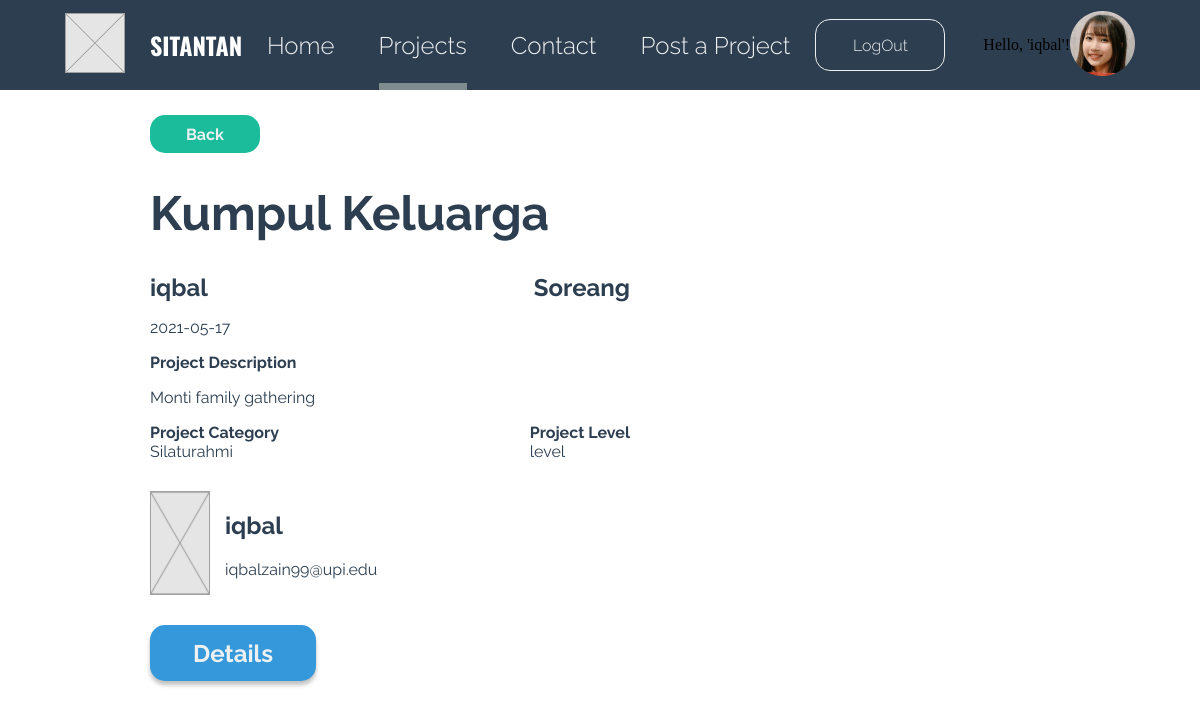
The app's page /projectdetail.php?id_project=3 (signed in) with its own data.
### tables this page shows
CREATE TABLE `tb_project` (
  `id_project` int(11) NOT NULL,
  `id_owner` int(11) NOT NULL,
  `status` int(2) NOT NULL,
  `end_date` date DEFAULT NULL,
  `title` varchar(50) NOT NULL,
  `location` varchar(50) NOT NULL,
  `category` varchar(20) NOT NULL,
  `date_project` date NOT NULL,
  `description` varchar(256) NOT NULL
);

CREATE TABLE `tb_user` (
  `id` int(11) NOT NULL,
  `email` varchar(25) NOT NULL,
  `username` varchar(50) NOT NULL,
  `password` varchar(50) NOT NULL
);

### conf.php (called while the page is built)
<?php
$db_host = "localhost";
$db_user = "root";
$db_password = "";
$db_name = "db_tubes_rpl";
 ?>

### includes/DB.class.php (called while the page is built, shortened)
<?php
class DB{
	var $db_host = '';
	var $db_user = '';
	var $db_password = '';
	var $db_name = '';
	var $db_link = '';
	var $result = 0;
	function DB($db_host='', $db_user='', $db_password='', $db_name=''){
		$this->db_host = $db_host;
		$this->db_user = $db_user;
		$this->db_password = $db_password;
		$this->db_name = $db_name;
	}
	function open(){
		$this->db_link = mysqli_connect($this->db_host, $this->db_user, $this->db_password, $this->db_name);
	}
	function execute($query=""){
		$this->result = mysqli_query($this->db_link, $query);
		return $this->result;
	}
	function getResult(){
		return mysqli_fetch_array($this->result);
	}
}
 ?>

### includes/Task.class.php (called while the page is built, shortened)
<?php
class Task extends DB{
	function getProjectByID($id){
		$query = "SELECT * FROM tb_project WHERE id_project = $id";
		return $this->execute($query);
	}
	function getUserByID($id){
		$query = "SELECT * FROM tb_user WHERE id = $id";
		return $this->execute($query);
	}
}
?>

### projectdetail.php (the view, shortened to what this page needs)
<?php
include("conf.php");
include("includes/DB.class.php");
include("includes/Task.class.php");
$otask = new Task($db_host, $db_user, $db_password, $db_name);
$otask->open();
if(isset($_GET['id_project'])){
	$projectId = $_GET['id_project'];
    $otask->getProjectByID($projectId);
}else{
    header("location:projects.php");
}
$data = null;
$dataAdmin = null;
list($id_project, $id_owner, $status, $end_date, $title, $location, $category, $date_project, $desc) = $otask->getResult();
$otask->getUserByID($id_owner);
list($userId, $email, $username, $password) = $otask->getResult();
$data .= "<div class='prj-details'>".
    "<h1 style='font-size: 48px; '>".$title."</h1>".
    "<div class='align'>".
        "<h3 style='font-size: 24px;'>".$username."</h3>".
        "<h3 style='font-size: 24px;'>".$location."</h3>".
    "</div>".
    "<p>".$date_project."</p>".
    "<p style='font-weight: bold;'>Project Description</p>".
    "<p style='text-align: justify;'>".$desc."</p>".
    "<div class='align'>".
        "<div class='prj-cat'>".
            "<p style='font-weight: bold;'>Project Category</p>".
            "<p>".$category."</p>".
        "</div>".
        "<div class='prj-lvl'>".
            "<p style='font-weight: bold;'>Project Level</p>".
            "<p>level</p>".
        "</div>".
    "</div>".
"</div>";
$dataAdmin .= "<div class='admin-details'>".
    "<img src='img/header/Rectangle.png' alt=''>".
    "<div class='admin-name'>".
        "<h2>".$username."</h2>".
        "<p>".$email."</p>".
    "</div>".
"</div>";
if(isset($_GET['id_project'])){
    $applicant = $otask->getUserIdByUsername($_SESSION['username']);
    $owner = $otask->getUserIdByProjectId($_GET['id_project']);
    if($applicant === $owner){
        $apply ="<a href='applicantDetails.php?id_project=".$projectId. "'>".
            "<p>Details</p>".
        "</a>";
    }
}
if(isset($_SESSION['username'])){
    $nama = $_SESSION['username'];
    $profilDefault = "<div class='btn-profile'>
    <a href='logout.php'>LogOut</a>
    </div>
    <p>Hello, '$nama'!</p>
    <div class='profile-container'>
        <a href='editprofile.php'><img src='img/header/rira.png'></a>
    </div>";
}

### skin/style-prjdetails.css (style rules this page uses)
body { margin: 0 auto; box-sizing: border-box; }
.header { height: 90px; background-color: #2C3E50; }
.header-container { margin-right: 65px; margin-left: 65px; display: flex; justify-content: space-between; }
.nav { height: 90px; display: flex; align-items: center; }
.nav-container { display: flex; justify-content: center; height: 90px; }
.nav-btn { margin-right: 22px; margin-left: 22px; display: flex; align-items: center; }
.nav-btn a { text-decoration: none; color: #ECF0F1; font-size: 24px; font-family: Raleway; font-weight: 300; }
.nav-btn[target] { border-bottom: 7px solid #7F8C8D; padding-top: 7px; }
.profile { display: flex; align-items: center; }
.profile-container { display: flex; }
.btn-profile, .btn-profile2 { width: 128px; height: 50px; display: flex; align-items: center; justify-content: center; border-radius: 15px; }
.btn-profile { border: 1px solid #ECF0F1; margin-right: 38px; }
.btn-profile2 a, .btn-profile a { color: #ECF0F1; font-size: 16px; text-decoration: none; font-weight: 300; font-family: Raleway; }
.logo { display: flex; align-items: center; }
.logo-container { display: flex; align-items: center; }
.logo-name p { color: white; font-weight: bold; font-size: 24px; font-family: Oswald; }
.logo-name { margin-left: 25px; }
.main-container { margin-left: 150px; margin-right: 150px; display: flex; flex-direction: column; color: #2C3E50; width: 100%; height: 100%; margin-top: 50px; }
.main { display: flex; align-items: center; height: calc(100vh - 90px); }
.back-btn { width: 110px; height: 38px; background: #1ABC9C; border-radius: 15px; display: flex; align-items: center; justify-content: center; }
.back-btn a { font-family: Raleway; font-style: normal; font-weight: bold; font-size: 16px; line-height: 19px; text-align: justify; text-decoration: none; color: #ECF0F1; }
.align { display: flex; align-items: center; justify-content: space-between; }
.align h3, .align p { margin: 0; }
.prj-details { max-width: 40vw; font-family: Raleway; }
.admin-details { font-family: Raleway; display: flex; margin-top: 30px; font-family: Raleway; }
.admin-details img { margin-right: 15px; }
.apply-btn { width: 166px; height: 56px; margin-top: 30px; background: #3498DB; box-shadow: 0px 4px 4px rgba(0, 0, 0, 0.25); border-radius: 15px; display: flex; align-items: center; justify-content: center; }
.apply-btn a { text-decoration: none; font-family: Raleway; font-style: normal; font-weight: bold; font-size: 24px; text-align: justify; color: #ECF0F1; }

### records on screen
tb_project: title "Kumpul Keluarga", location "Soreang", date_project "2021-05-17", description "Monti family gathering", category "Silaturahmi"
tb_user: username "iqbal", email "iqbalzain99@upi.edu"

### other values on screen
$this->content "SITANTAN Home Projects Contact Post a Project Back"
$nama "iqbal"
